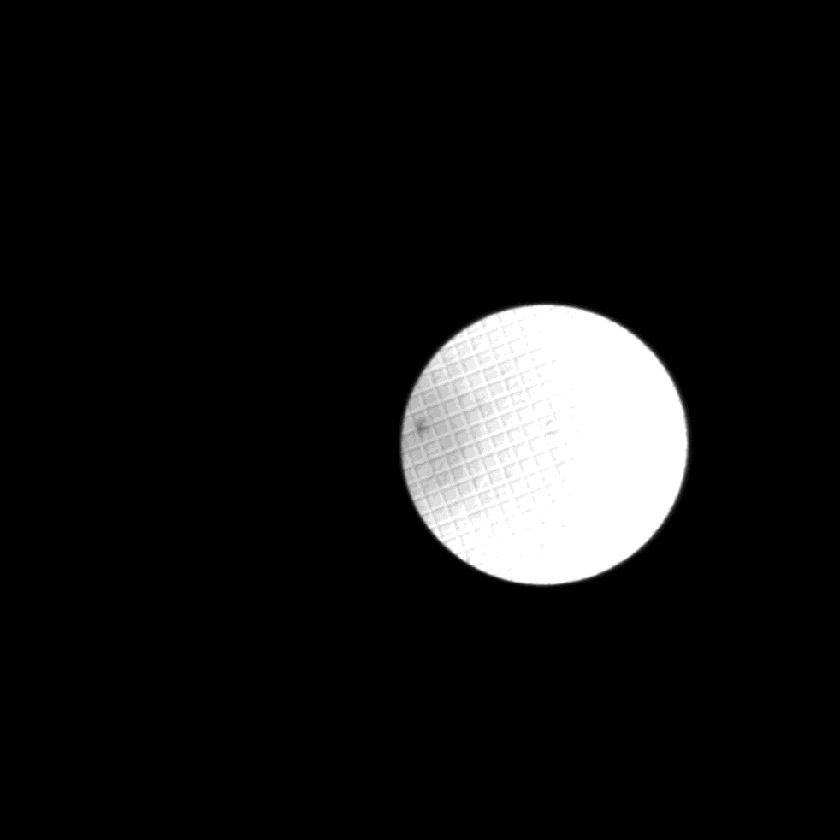
#> input picture marathon-thermofisher-challenge-master/data/train/1 Easy Fits/2018-02-15 17.27.27.162000.tiff, 840 x 840 px, shrunk from 982 x 982 before the run
$ python EasyFits.py
#> lines starting #> are read from the running program, lines starting #| are printed output that depends on the picture; after the words box and inside, x2 and y2 are one past the last pixel; in counts of white or black regions, pixels touching at a corner belong together
import cv2
import numpy as np
import matplotlib.pyplot as plt
from skimage.measure import EllipseModel
import copy

# Constants
BLUR_KERNEL_SIZE = (25,25)
BASE_THRESHOLD = 0 # 160
THRESHOLD_OF_MAX_BRIGHTNESS = 1/7
MAX_R_SQUARE = 10000

def pre_process(img):
   # Image processing
   max_brightness = np.max(img)
#> max_brightness = 3963

   # Blur
   img_blur = cv2.GaussianBlur(img,BLUR_KERNEL_SIZE,0,borderType = cv2.BORDER_DEFAULT)
#> img is the input picture: shape (840, 840) uint16; min 0, max 3963, mean 359.1

   # Thresholding
   ret, thresh = cv2.threshold(img_blur,BASE_THRESHOLD,0,cv2.THRESH_TOZERO)
   ret, thresh16 = cv2.threshold(thresh,int(max_brightness*THRESHOLD_OF_MAX_BRIGHTNESS),10,cv2.THRESH_BINARY)
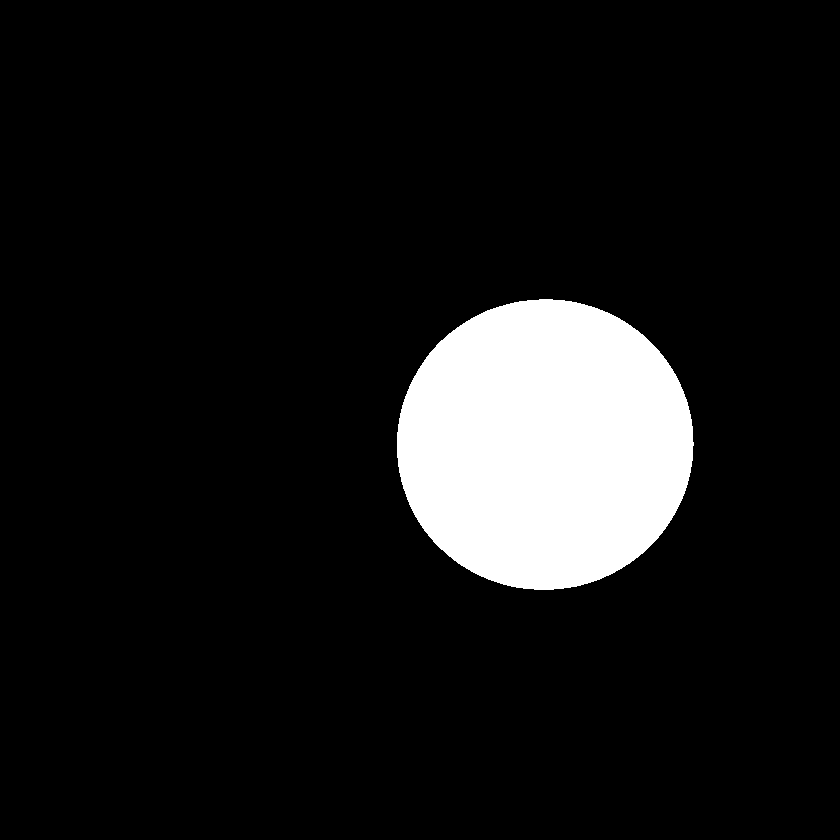
#> thresh16: shape (840, 840) uint16; values 0 (black) and 10 (white), 9.6% white; 1 white region, box (x1, y1, x2, y2) and area: (397, 299, 694, 590) 67807
#> ret = 566

   # Edge detection
   thresh8 = thresh16.astype('uint8')
   edges = cv2.Canny(thresh8,9,11)
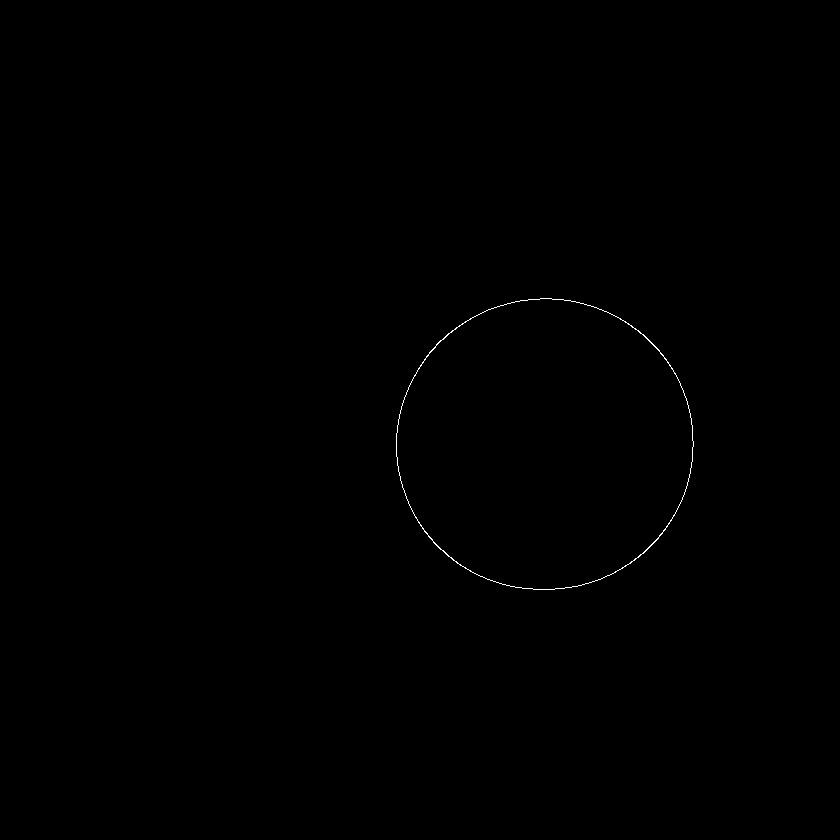
#> edges: shape (840, 840); 0.14% white in thin lines or dots, all inside (x1, y1, x2, y2) = (396, 298, 694, 590)
   return edges

def inner_noise_filtering(edge_img,xc,yc,a,b,theta):
    out_img = cv2.ellipse(edge_img,(int(xc),int(yc)),(int(a),int(b)),int(theta),0,360,(0,0,0),-1)
    return out_img

# [61 lines left out: functions curve_detection, fit_ellipse, not called in this run]

if __name__ == "__main__":
   pre_process(cv2.imread("../marathon-thermofisher-challenge-master/data/train/1 Easy Fits/2018-02-15 17.27.27.162000.tiff",-1))

$ run again, with marathon-thermofisher-challenge-master/data/train/1 Easy Fits/2018-02-15 17.47.00.307000.tiff copied over marathon-thermofisher-challenge-master/data/train/1 Easy Fits/2018-02-15 17.27.27.162000.tiff
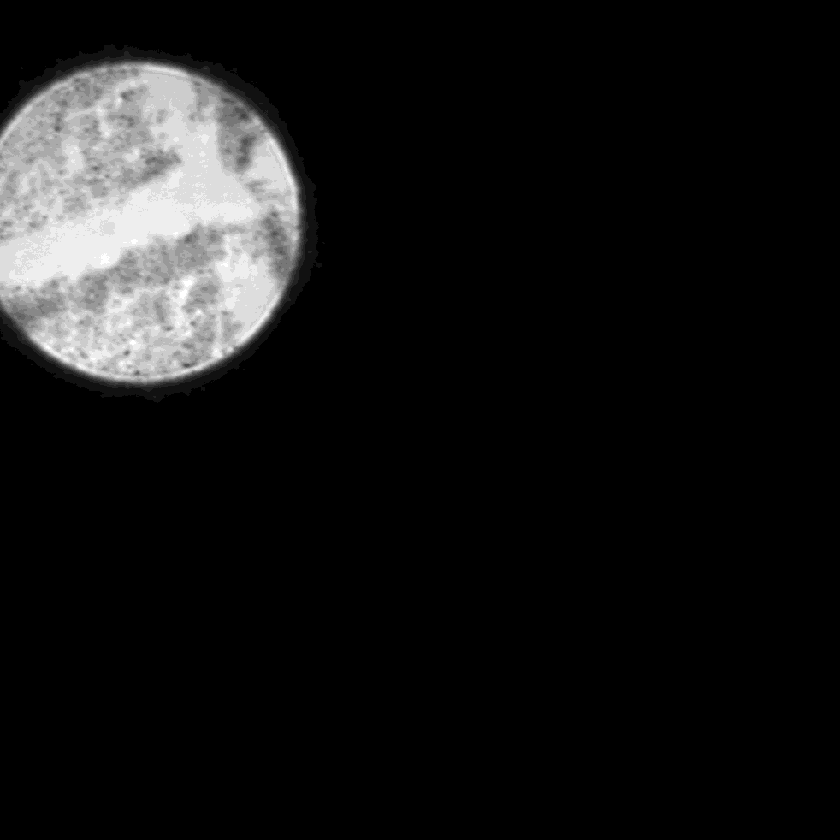
#> input picture marathon-thermofisher-challenge-master/data/train/1 Easy Fits/2018-02-15 17.47.00.307000.tiff, 840 x 840 px, shrunk from 982 x 982 before the run
#> max_brightness = 3960
#> in pre_process, img is the input picture: shape (840, 840) uint16; min 0, max 3960, mean 372.1
#> in pre_process, `ret, thresh16 = cv2.threshold(thresh,int(max_brightness*THRESHOLD_OF_M..`:
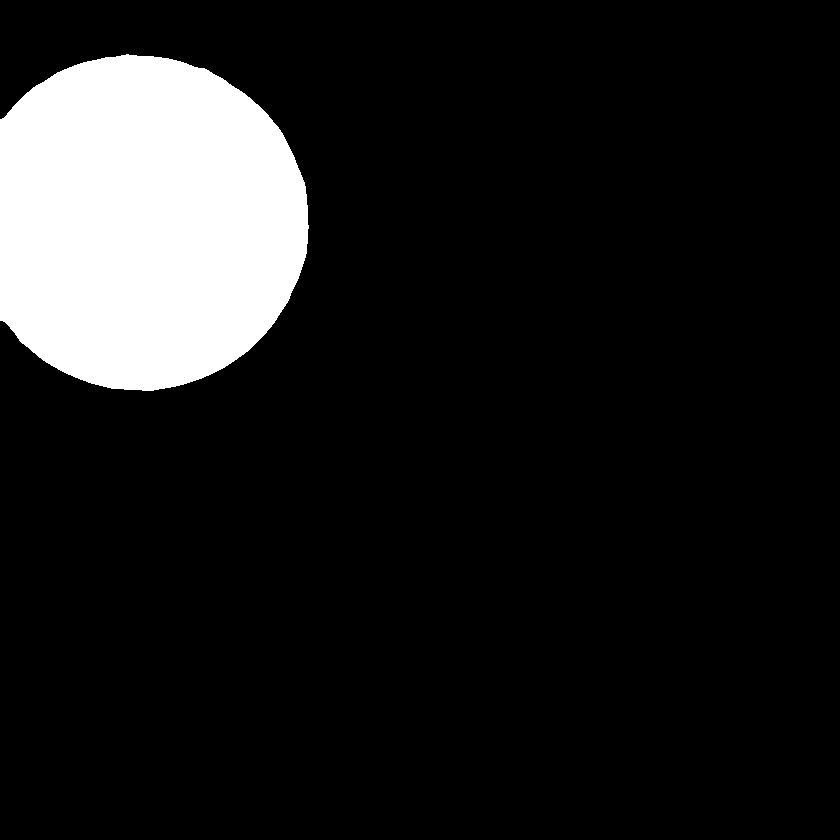
#> thresh16: shape (840, 840) uint16; values 0 (black) and 10 (white), 12.1% white; 1 white region, box (x1, y1, x2, y2) and area: (0, 54, 309, 391) 85289
#> ret = 565
#> in pre_process, `edges = cv2.Canny(thresh8,9,11)`:
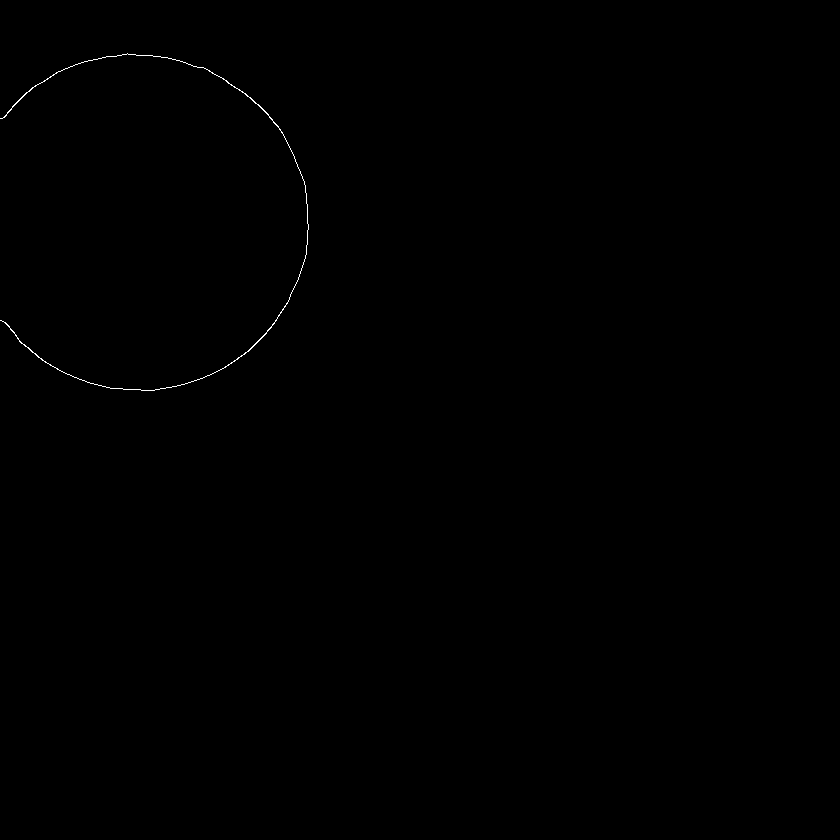
#> edges: shape (840, 840); 0.13% white in thin lines or dots, all inside (x1, y1, x2, y2) = (0, 53, 309, 391)

$ run again, with marathon-thermofisher-challenge-master/data/train/1 Easy Fits/2018-02-15 18.32.49.235000.tiff copied over marathon-thermofisher-challenge-master/data/train/1 Easy Fits/2018-02-15 17.27.27.162000.tiff
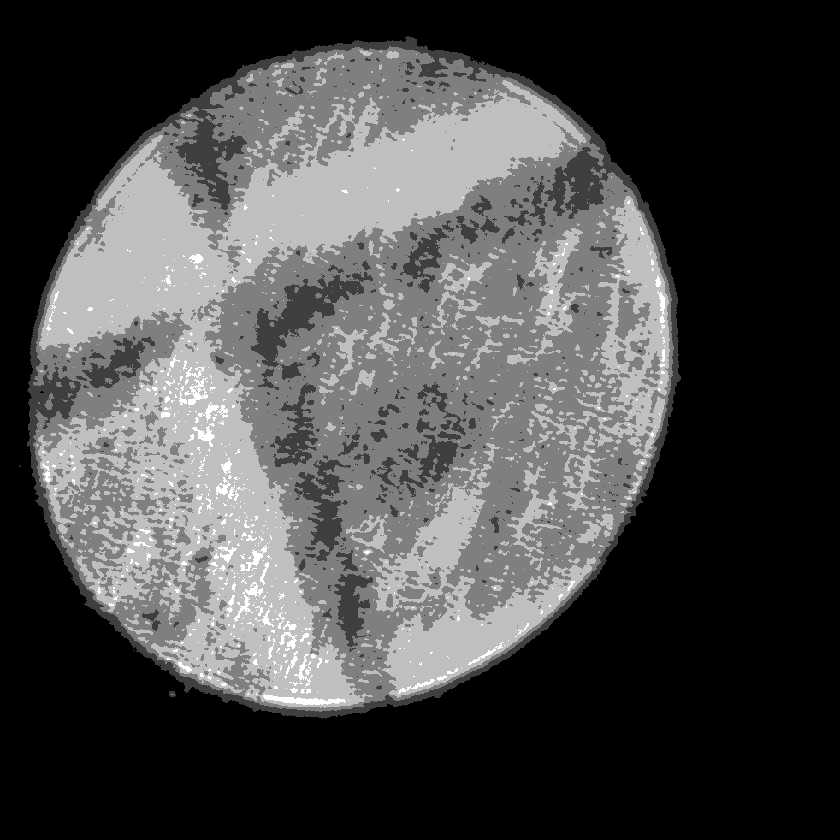
#> input picture marathon-thermofisher-challenge-master/data/train/1 Easy Fits/2018-02-15 18.32.49.235000.tiff, 840 x 840 px, shrunk from 982 x 982 before the run
#> max_brightness = 1260
#> in pre_process, img is the input picture: shape (840, 840) uint16; min 0, max 1260, mean 380.3
#> in pre_process, `ret, thresh16 = cv2.threshold(thresh,int(max_brightness*THRESHOLD_OF_M..`:
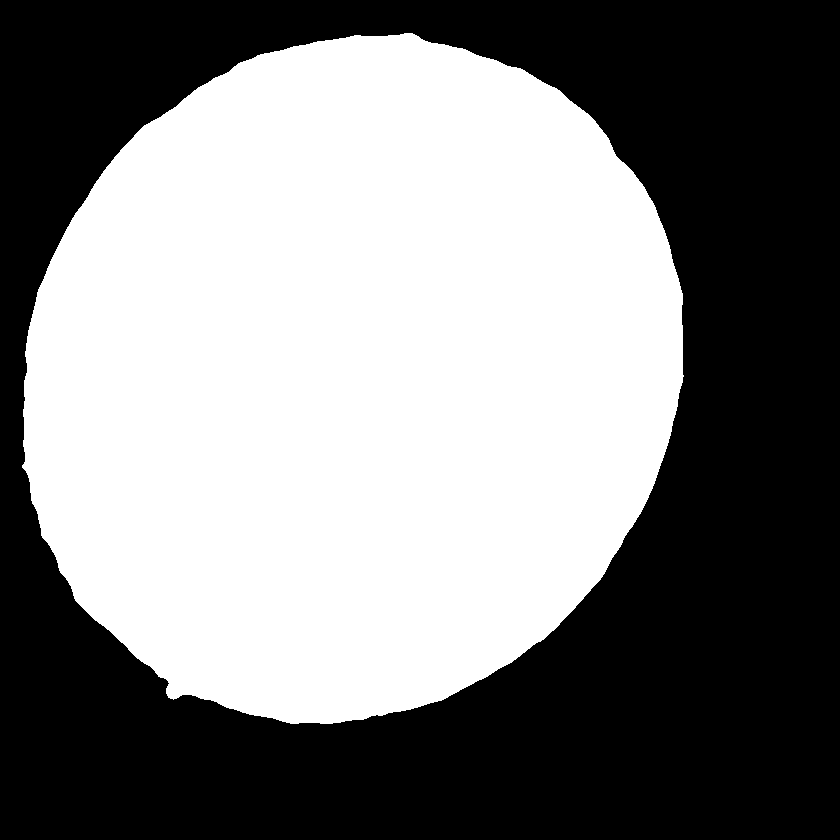
#> thresh16: shape (840, 840) uint16; values 0 (black) and 10 (white), 50.5% white; 1 black region, box (x1, y1, x2, y2) and area: (0, 0, 840, 840) 349458
#> ret = 180
#> in pre_process, `edges = cv2.Canny(thresh8,9,11)`:
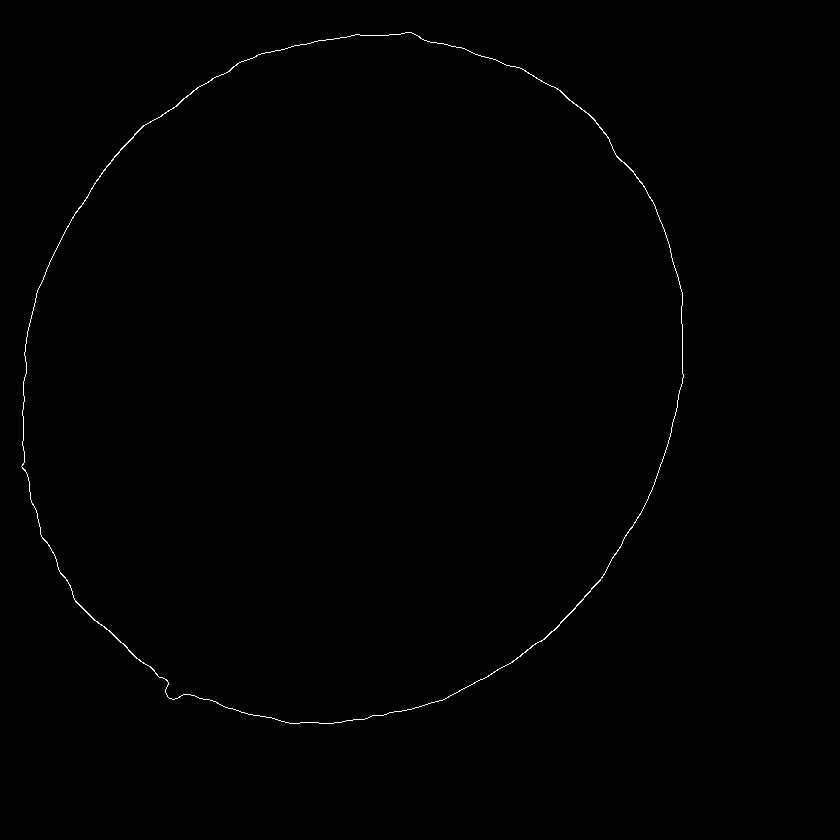
#> edges: shape (840, 840); 0.32% white in thin lines or dots, all inside (x1, y1, x2, y2) = (21, 32, 684, 724)

$ run again, with marathon-thermofisher-challenge-master/data/train/1 Easy Fits/2018-05-04 13.54.29.405000.tiff copied over marathon-thermofisher-challenge-master/data/train/1 Easy Fits/2018-02-15 17.27.27.162000.tiff
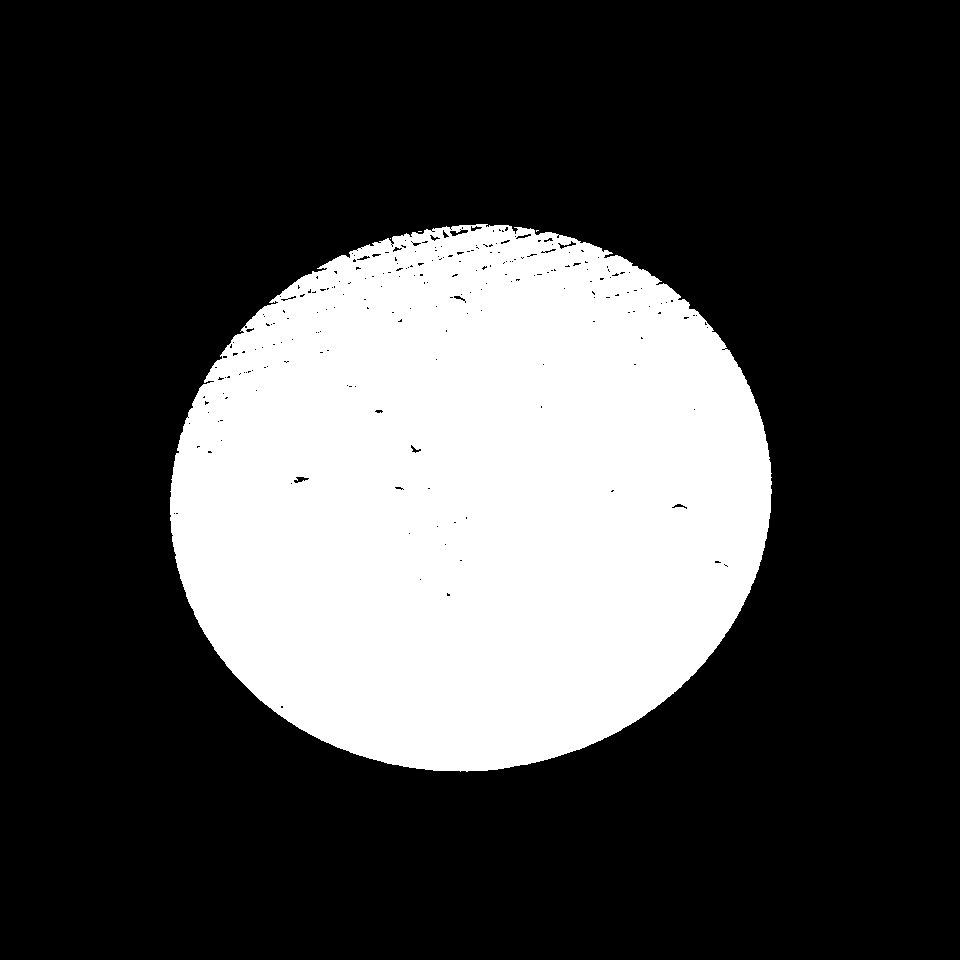
#> input picture marathon-thermofisher-challenge-master/data/train/1 Easy Fits/2018-05-04 13.54.29.405000.tiff, 960 x 960 px
#> max_brightness = 391
#> in pre_process, `ret, thresh16 = cv2.threshold(thresh,int(max_brightness*THRESHOLD_OF_M..`:
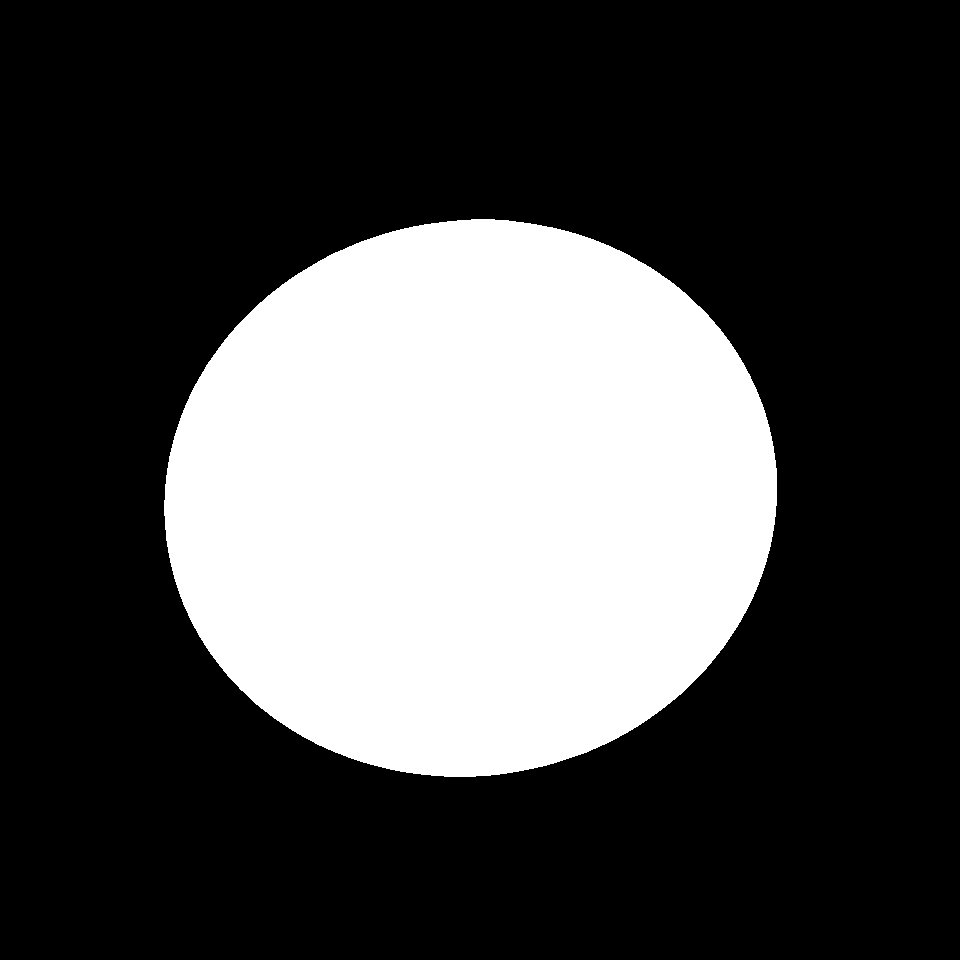
#> thresh16: shape (960, 960) uint16; values 0 (black) and 10 (white), 29.1% white; 1 white region, box (x1, y1, x2, y2) and area: (164, 219, 777, 777) 267956
#> ret = 55
#> in pre_process, `edges = cv2.Canny(thresh8,9,11)`:
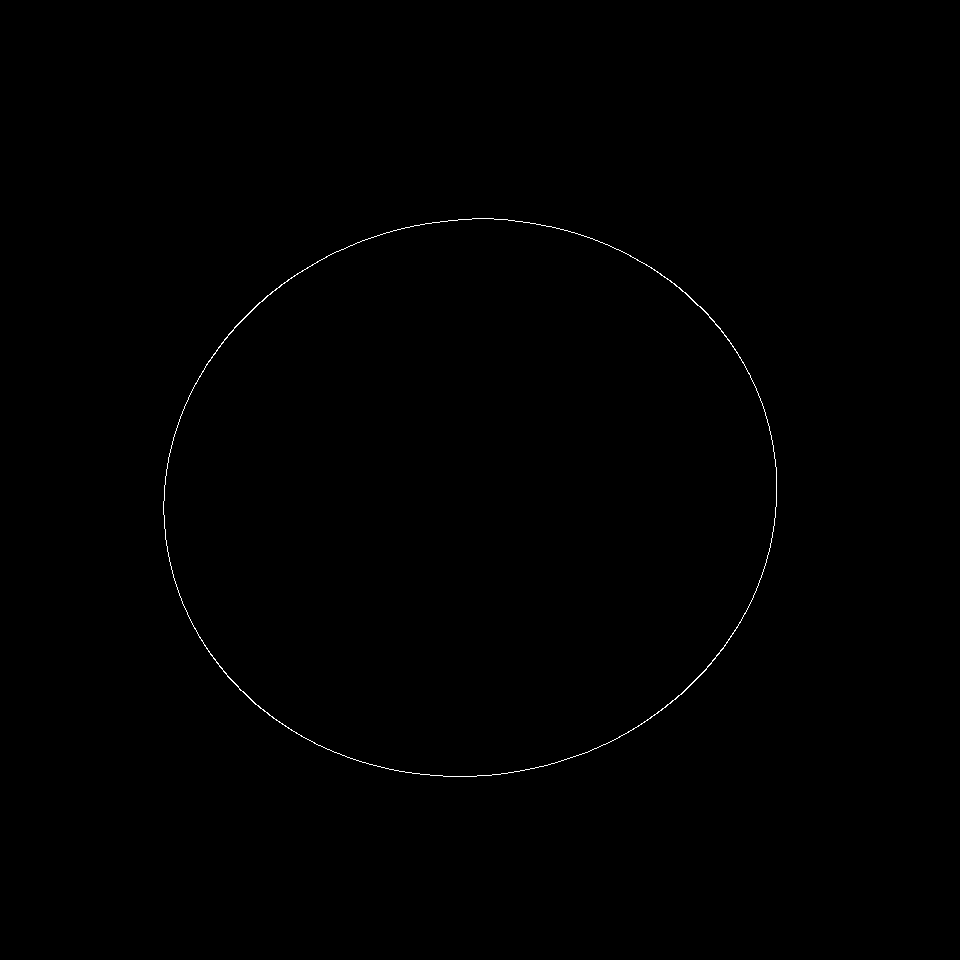
#> edges: shape (960, 960); 0.21% white in thin lines or dots, all inside (x1, y1, x2, y2) = (163, 218, 777, 777)
